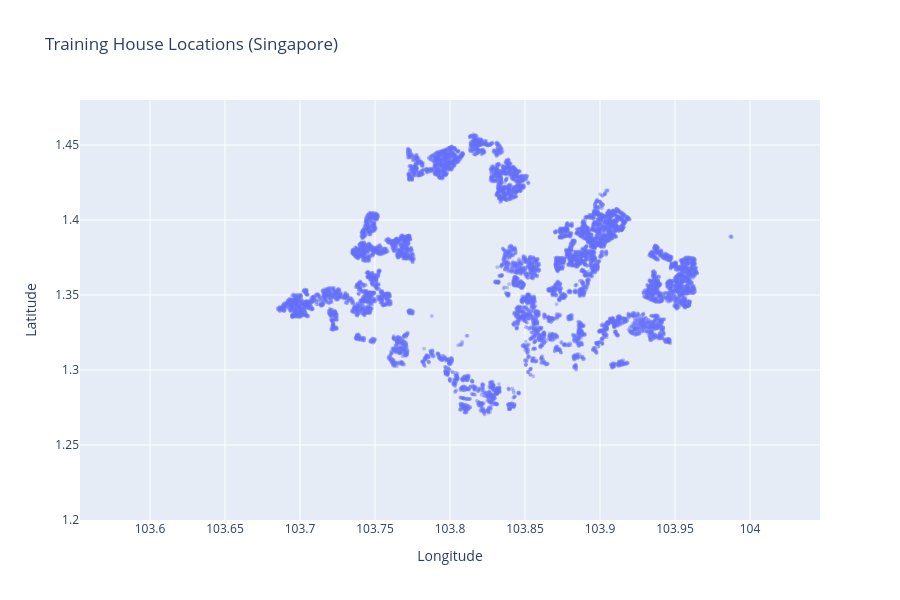

Notebook cell for this chart:
### Code cell
fig = px.scatter(
    train_house,
    x="LONGITUDE",
    y="LATITUDE",
    opacity=0.4,
    title="Training House Locations (Singapore)",
    labels={"LONGITUDE": "Longitude", "LATITUDE": "Latitude"},
)
fig.update_traces(marker=dict(size=4))
fig.update_xaxes(range=list(SG_LON_RANGE))
fig.update_yaxes(range=list(SG_LAT_RANGE))
# Keep 1:1 aspect so distances are not visually distorted
fig.update_yaxes(scaleanchor="x", scaleratio=1)
fig.update_layout(width=900, height=600)
fig.show()

### Figure 1 — Plotly figure (JSON) as saved in the notebook; plotly's stock layout.template omitted (floating-point values rounded to 4 significant figures; data arrays with more than 128 entries replaced by an {"elided": "..."} marker saying what was removed)
{"data": [{"hovertemplate": "Longitude=%{x}<br>Latitude=%{y}<extra></extra>", "legendgroup": "", "marker": {"color": "#636efa", "opacity": 0.4, "size": 4, "symbol": "circle"}, "mode": "markers", "name": "", "showlegend": false, "type": "scattergl", "x": {"elided": "9406 float values"}, "xaxis": "x", "y": {"elided": "9406 float values"}, "yaxis": "y"}], "layout": {"height": 600, "legend": {"tracegroupgap": 0}, "title": {"text": "Training House Locations (Singapore)"}, "width": 900, "xaxis": {"anchor": "y", "domain": [0, 1], "range": [103.6, 104], "title": {"text": "Longitude"}}, "yaxis": {"anchor": "x", "domain": [0, 1], "range": [1.2, 1.48], "scaleanchor": "x", "scaleratio": 1, "title": {"text": "Latitude"}}}}
